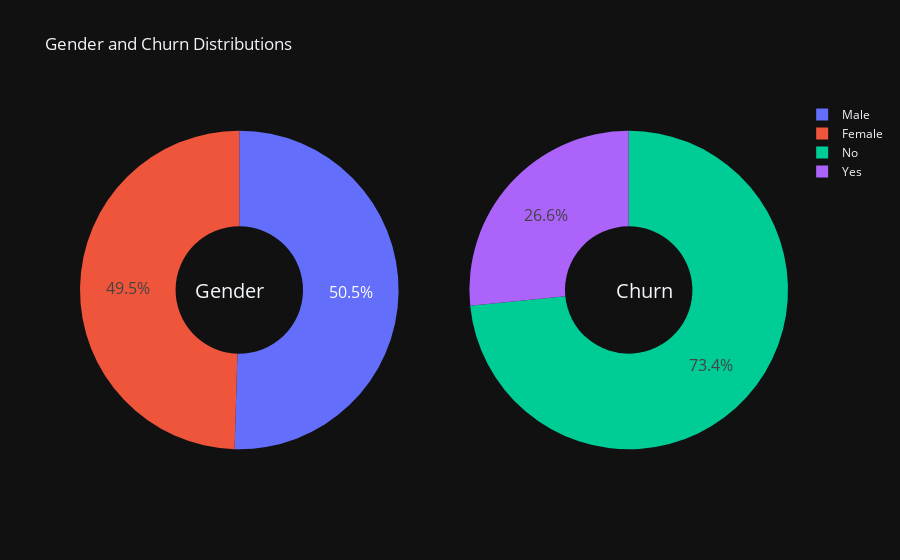

Write notebook code for a chart like this one.
### Code cell
g_labels = ['Male', 'Female']
c_labels = ['No', 'Yes']
# Create subplots: use 'domain' type for Pie subplot
fig = make_subplots(rows=1, cols=2, specs=[[{'type':'domain'}, {'type':'domain'}]])
fig.add_trace(go.Pie(labels=g_labels, values=df['gender'].value_counts(), name="Gender"),
              1, 1)
fig.add_trace(go.Pie(labels=c_labels, values=df['Churn'].value_counts(), name="Churn"),
              1, 2)

# Use `hole` to create a donut-like pie chart
fig.update_traces(hole=.4, hoverinfo="label+percent+name", textfont_size=16)

fig.update_layout(
    title_text="Gender and Churn Distributions",
    # Add annotations in the center of the donut pies.
    annotations=[dict(text='Gender', x=0.16, y=0.5, font_size=20, showarrow=False),
                 dict(text='Churn', x=0.84, y=0.5, font_size=20, showarrow=False)])
fig.show()

### Figure 1 — Plotly figure (JSON) as saved in the notebook; plotly's stock layout.template omitted (floating-point values rounded to 4 significant figures)
{"data": [{"labels": ["Male", "Female"], "name": "Gender", "values": [3549, 3483], "type": "pie", "domain": {"x": [0.0, 0.45], "y": [0.0, 1.0]}, "textfont": {"size": 16}, "hole": 0.4, "hoverinfo": "label+percent+name"}, {"labels": ["No", "Yes"], "name": "Churn", "values": [5163, 1869], "type": "pie", "domain": {"x": [0.55, 1.0], "y": [0.0, 1.0]}, "textfont": {"size": 16}, "hole": 0.4, "hoverinfo": "label+percent+name"}], "layout": {"title": {"text": "Gender and Churn Distributions"}, "annotations": [{"showarrow": false, "text": "Gender", "x": 0.16, "y": 0.5, "font": {"size": 20}}, {"showarrow": false, "text": "Churn", "x": 0.84, "y": 0.5, "font": {"size": 20}}]}}
